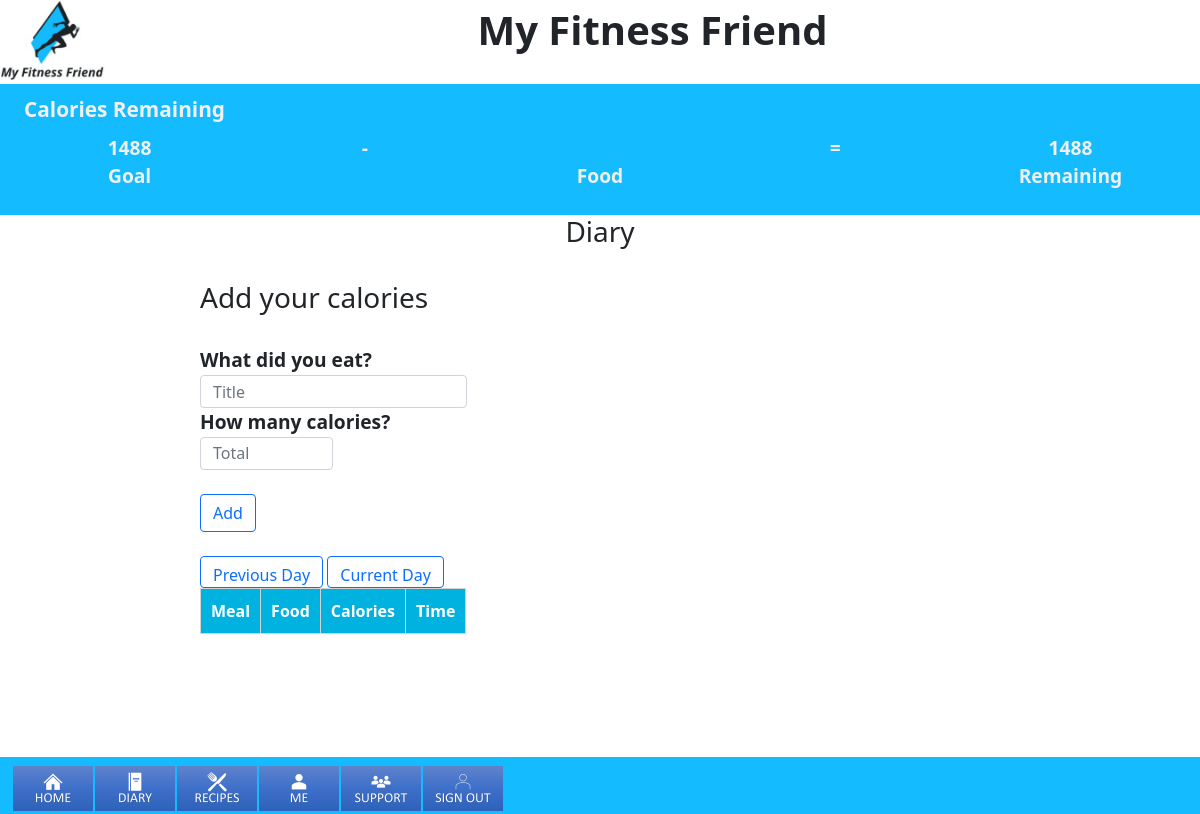
Page /diary.php (signed in) on the earlier database version.
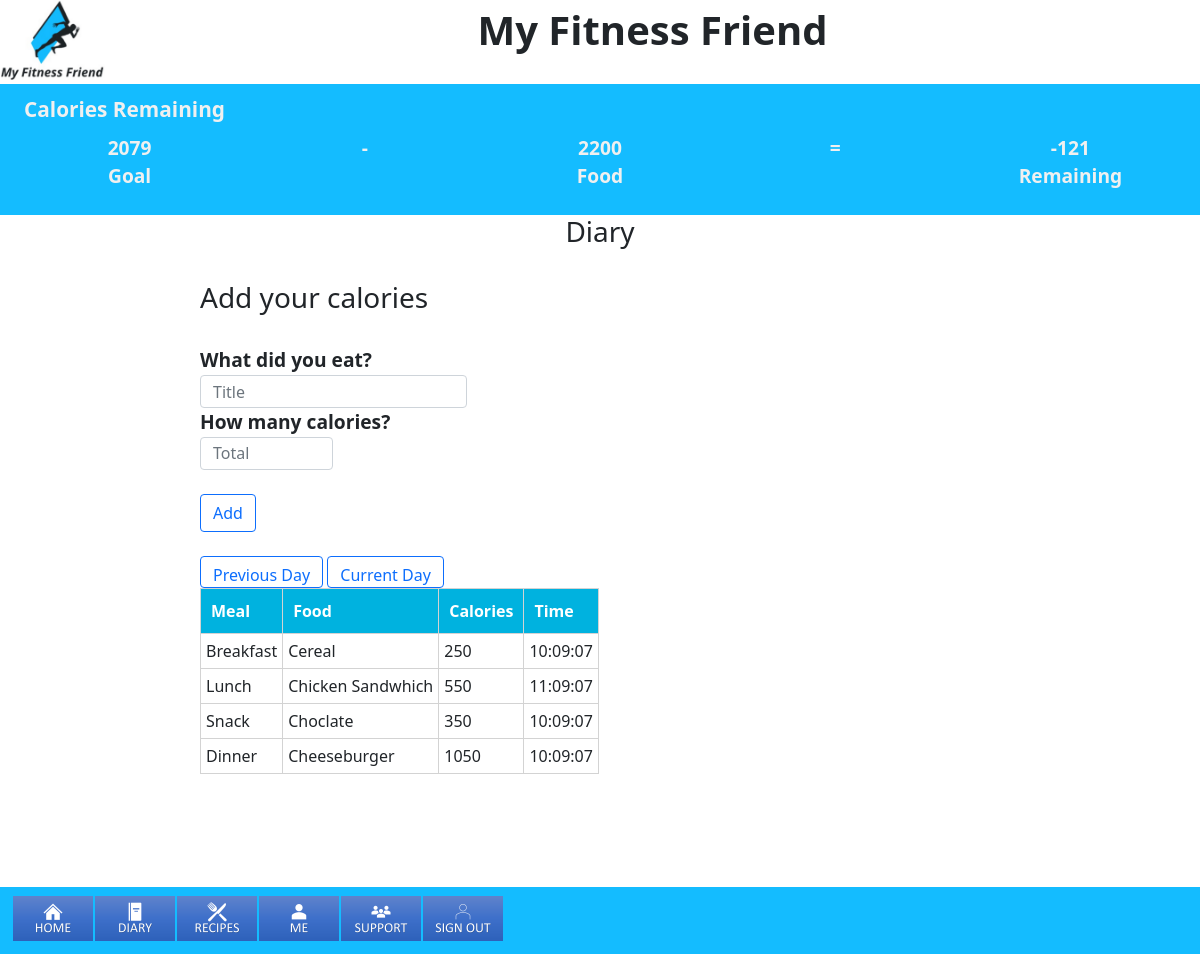
Same page on the later database version.
### tables this page shows
CREATE TABLE `users` (
  `uid` int(11) NOT NULL,
  `username` varchar(32) DEFAULT NULL,
  `password` varchar(64) DEFAULT NULL,
  `firstname` varchar(64) DEFAULT NULL,
  `lastname` varchar(64) DEFAULT NULL,
  `email` varchar(128) DEFAULT NULL,
  `age` smallint(3) DEFAULT NULL,
  `gender` varchar(6) DEFAULT NULL,
  `start_weight` int(3) DEFAULT NULL,
  `current_weight` int(3) DEFAULT NULL,
  `goal_weight` int(3) DEFAULT NULL,
  `height` int(3) DEFAULT NULL,
  `unit1` varchar(32) DEFAULT NULL,
  `unit2` varchar(32) DEFAULT NULL,
  `mentor1` int(3) DEFAULT NULL,
  `mentor2` int(3) DEFAULT NULL,
  `mentor3` int(3) DEFAULT NULL,
  `calorie_intake` int(5) DEFAULT NULL
);

### interface.php (the view, shortened to what the changed rows need)
 <?php
if (isset($_SESSION['username'])) {
  $connection = mysqli_connect("localhost","root","");
  $calorieQuery = "SELECT SUM(calorie_intake) FROM calories WHERE uid = '$_SESSION[uid]' AND date(datetime) = curdate();";
  $calorieResult = mysqli_query($connection, $calorieQuery);
  $crTemp = mysqli_fetch_array($calorieResult);
  $cr = $crTemp[0];
  $query = "SELECT * FROM users WHERE uid = '$_SESSION[uid]'";
  $result = mysqli_query($connection, $query);
  while ($row = mysqli_fetch_assoc($result)) {
    $sw = $row['start_weight'];
    $cw = $row['current_weight'];
    $gw = $row['goal_weight'];
  }
  $result1 = $cw * 2.205;
  $result2 = $result1 * 15;
  $x = $sw - $gw;
  $y = $sw - $cw;
  $z = $y / $x;
  $offset = 1 - $z;
  $reduction = $offset / 2;
  $reduction2 = $result2 * $reduction;
  $ci = round($result2 - $reduction2);
  $ri = round($ci - $cr);
  echo <<<INTERFACE
  <div class="container-fluid" id="calorie">
    <legend class="title">Calories Remaining</legend>
    <div class="row">
      <div class="col">
        <label>{$ci}<br>Goal</label>
      </div>
      <div class="col">
        <label>-</label>
      </div>
      <div class="col">
        <label>{$cr}<br>
        Food</label>
      </div>
      <div class="col">
        <label>=</label>
      </div>
      <div class="col">
        <label>{$ri}<br>
        Remaining</label>
      </div>
    </div>
  </div>
  INTERFACE;
  echo <<<NAV
  <nav class="navbar navbar-default" id="UserNav">
    <span class="container-fluid">
    <ul class="nav nav-pills navbar-right">
          <li class="nav-item">
            <a class="nav-link" href="home.php">
              <img src="img/home.png" width="80" alt="Home nav button">
            </a>
          </li>
          <li class="nav-item">
            <a class="nav-link" href="diary.php">
              <img src="img/diary.png" width="80" alt="Diary nav button">
            </a>
          </li>
          <li class="nav-item">
            <a class="nav-link" href="recipes.php">
              <img src="img/recipes.png" width="80" alt="Recipes nav button">
            </a>
          </li>
          <li class="nav-item">
            <a class="nav-link" href="me.php">
              <img src="img/me.png" width="80" alt="Me nav button">
            </a>
          </li>
          <li class="nav-item">
            <a class="nav-link" href="support.php">
              <img src="img/support.png" width="80" alt="Support nav button">
            </a>
          </li>
          <li class="nav-item">
            <a class="nav-link" href="sign_out.php">
              <img src="img/signOut.png" width="80" alt="Sign Out nav button">
            </a>
          </li>
        </ul>
    </span>
  </nav>
  NAV;
}
?>

### diary.php (shortened to what the changed rows need)
<?php
include 'header.php';
if(!isset($_SESSION['uid']))
{
  echo 'You are being redirected to the home page!';
  header("Location:index.php");
}
else
{
  $uid=$_SESSION['uid'];
}
if(isset($_POST['plus']))
{
  $plus_query = "SELECT meal,food,calorie_intake, CAST(datetime as time) AS 'Time' FROM calories WHERE uid = $uid AND date(datetime) = curdate();";
  $result = executeQuery($plus_query);
}
elseif (isset ($_POST['minus']))
{
  $minus_query = "SELECT meal,food,calorie_intake, CAST(datetime as time) AS 'Time' FROM calories WHERE uid = $uid AND date(datetime) = curdate()-1;";
  $result = executeQuery($minus_query);
}
else
{
  $default_query = "SELECT meal,food,calorie_intake, CAST(datetime as time) AS 'Time' FROM calories WHERE uid = $uid AND date(datetime) = curdate();";
  $result = executeQuery($default_query);
}
?>
      <h3><center>Diary<center></h3><br>
    </div><br>
    <div class="col-md-8 m-auto block" id="main_content">
      <form action="diary.php" method="post">
    <table class="table-main">
    <tr>
      <th>Meal</th>
      <th>Food</th>
      <th>Calories</th>
      <th>Time</th>
    </tr>
<?php
function executeQuery($query)
{
    $connection = mysqli_connect("localhost","root","");
    $result = mysqli_query($connection, $query);
    return $result;
}
while($row = mysqli_fetch_assoc($result)){
  ?>
<tr>
    <td><?php echo $row['meal'];?></td>
    <td><?php echo $row['food'];?></td>
    <td><?php echo $row['calorie_intake'];?></td>
    <td><?php echo $row['Time'];?></td>
</tr>
  <?php
}
?>
      </table>
      </form>
    </div>
<?php
include 'footer.php';
?>

Differences in the rows shown:
changed users: ci "1488" → "2079"; ri "1488" → (not shown)
Other differences:
$cr: (not shown) → "2200"
$ri: (not shown) → "-121"
new list line: "Breakfast Cereal 250 10:09:07"
new list line: "Lunch Chicken Sandwhich 550 11:09:07"
new list line: "Snack Choclate 350 10:09:07"
new list line: "Dinner Cheeseburger 1050 10:09:07"
